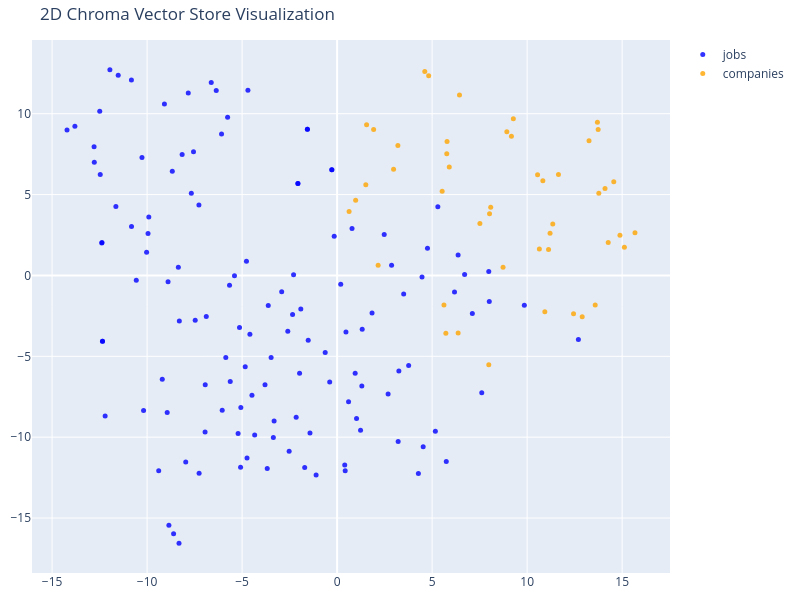

The notebook cell saved with this chart:
### Code cell
tsne = TSNE(n_components=2, random_state=42)
reduced_vectors = tsne.fit_transform(vectors)
fig = go.Figure()

for doc_type, color in type_colors.items():
    indexes = [i for i, t in enumerate(doc_types) if t == doc_type]
    fig.add_trace(
        go.Scatter(
            x=reduced_vectors[indexes, 0],
            y=reduced_vectors[indexes, 1],
            mode="markers",
            name=doc_type,
            marker=dict(size=5, color=color, opacity=0.8),
            text=[
                f"Type: {doc_type}<br>Text: {documents[i][:100]}..." for i in indexes
            ],
            hoverinfo="text",
        )
    )

fig.update_layout(
    title="2D Chroma Vector Store Visualization",
    width=800,
    height=600,
    margin=dict(r=20, b=10, l=10, t=40),
)

fig.show()

### Figure 1 — Plotly figure (JSON) as saved in the notebook; plotly's stock layout.template omitted (floating-point values rounded to 4 significant figures)
{"data": [{"hoverinfo": "text", "marker": {"color": "blue", "opacity": 0.8, "size": 5}, "mode": "markers", "name": "jobs", "text": ["Type: jobs<br>Text: ---\ntitle: \"Agentic AI Engineer – Scientific Discovery\"\ncompany: \"Cyrad Solutions\"\ncompany_file: \"co...", "Type: jobs<br>Text: The position is a software engineering role first. It calls for someone who has built complex produc...", "Type: jobs<br>Text: **What You’ll Do**\n\n\n* Design, build, and deploy AI agents, retrieval systems, and RAG architectures...", "Type: jobs<br>Text: **What We’re Looking For**\n\n\n* Exceptional software engineering ability with a track record of build...", "Type: jobs<br>Text: **Preferred**\n\n\n* Scientific computing or research experience\n* Exposure to computational chemistry,...", "Type: jobs<br>Text: ---\ntitle: \"AI/ML Engineer\"\ncompany: \"Booz Allen Hamilton\"\ncompany_file: \"companies/booz-allen-hamil...", "Type: jobs<br>Text: # AI/ML Engineer\n\n**Job Number: R0246722**\n AI/ML Engineer\n   \n\n  \n\n**The Opportunity:**\n As an expe...", "Type: jobs<br>Text: Join us. The world can’t wait.\n   \n\n  \n\n**You Have:**\n* Experience with data science, ML engineering...", "Type: jobs<br>Text: **Nice If You Have:**\n* Experience with databases such as Qdrant, Milvus, or Elasticsearch\n* Experie...", "Type: jobs<br>Text: **Compensation**\n At Booz Allen, we celebrate your contributions, provide you with opportunities and...", "Type: jobs<br>Text: Salary at Booz Allen is determined by various factors, including but not limited to location, the in...", "Type: jobs<br>Text: **Identity Statement**\n As part of the hiring process, we will ask you to complete an identity verif...", "Type: jobs<br>Text: **Work Model**\n Our people\\-first culture prioritizes the benefits of collaboration, whether it occu...", "Type: jobs<br>Text: **Commitment to Non\\-Discrimination**\n All qualified applicants will receive consideration for emplo...", "Type: jobs<br>Text: ---\ntitle: \"Founding AI Engineer\"\ncompany: \"David Joseph & Company\"\ncompany_file: \"companies/david-j...", "Type: jobs<br>Text: **What you’ll be doing**\n\n* Build AI agents and workflows for real insurance use cases\n* Ship custom...", "Type: jobs<br>Text: **Nice to Haves**\n-----------------\n\n* Prior experience in an AI Product Engineer or Applied AI Engi...", "Type: jobs<br>Text: ---\ntitle: \"AI Engineer\"\ncompany: \"Univera Healthcare\"\ncompany_file: \"companies/univera-healthcare.m...", "Type: jobs<br>Text: * Develops Artificial Intelligence and Machine Learning solutions to solve business problems and imp...", "Type: jobs<br>Text: * Understands ML Operations principles and collaborates with CI/CD and ML Operations engineers for m...", "Type: jobs<br>Text: **Level II (in Addition To Level I Accountabilities)**\n* Contributes to the AI/ML model lifecycle, e...", "Type: jobs<br>Text: **Level III (in Addition To Level II Accountabilities)**\n* Leads the discovery and solutioning proce...", "Type: jobs<br>Text: **Minimum Qualifications**\n NOTE: We include multiple levels of classification differentiated by dem...", "Type: jobs<br>Text: **Level II (in Addition To Level I Qualifications)**\n* Hands\\-on professional experience developing ...", "Type: jobs<br>Text: **Level III (in Addition To Level II Qualifications)**\n* Significant professional experience and kno...", "Type: jobs<br>Text: **Physical Requirements**\n* Ability to orally communicate.\n* Must be able to travel across the enter...", "Type: jobs<br>Text: Equal Opportunity Employer\n   \n\n  \n\n**Compensation Range(s)**\n Level I Min \\- 65,346 Max \\- 117,622\n...", "Type: jobs<br>Text: Please note: The opportunity for remote work may be possible for all jobs posted by the Univera Heal...", "Type: jobs<br>Text: ---\ntitle: \"Staff AI Engineer, GTM Claudification\"\ncompany: \"Anthropic\"\ncompany_file: \"companies/ant...", "Type: jobs<br>Text: **About the role**\n------------------\n\n\n\nAs a Staff AI Engineer on the GTM Claudification team, you ...", "Type: jobs<br>Text: Working closely with sellers, RevOps, and our platform engineering partners, you'll own projects fro...", "Type: jobs<br>Text: * Build and operate autonomous agents that run go\\-to\\-market motions end to end, across areas like ...", "Type: jobs<br>Text: * Architect shared codebases that builders from across go\\-to\\-market contribute to, setting the con...", "Type: jobs<br>Text: **Minimum qualifications**\n--------------------------\n\n\n* Strong programming skills in Python or Typ...", "Type: jobs<br>Text: **Preferred qualifications**\n----------------------------\n\n\n* 8\\+ years in roles such as software en...", "Type: jobs<br>Text: **Representative projects**\n---------------------------\n\n\n\n(Illustrative of the kind of work, not a ...", "Type: jobs<br>Text: Annual Salary:\n\n\n$320,000 \\- $405,000 USD\n\n**Logistics**\n-------------\n\n\n**Minimum education:** Bach...", "Type: jobs<br>Text: **We encourage you to apply even if you do not believe you meet every single qualification.** Not al...", "Type: jobs<br>Text: **Your safety matters to us.** To protect yourself from potential scams, remember that Anthropic rec...", "Type: jobs<br>Text: **How we're different**\n-----------------------\n\n\n\nWe believe that the highest\\-impact AI research w...", "Type: jobs<br>Text: The easiest way to understand our research directions is to read our recent research. This research ...", "Type: jobs<br>Text: ---\ntitle: \"Applied AI Engineer, Beneficial Deployments (Life Sciences)\"\ncompany: \"Anthropic\"\ncompan...", "Type: jobs<br>Text: **About Beneficial Deployments**\n  \n\nBeneficial Deployments ensures AI reaches and benefits the comm...", "Type: jobs<br>Text: You'll work directly with flagship research partners like The Howard Hughes Medical Institute (HHMI)...", "Type: jobs<br>Text: **Responsibilities**\n\n\n* Partner deeply with flagship life sciences research institutions — understa...", "Type: jobs<br>Text: **You Might Be a Good Fit If You Have:**\n\n\n* Deep research experience in life sciences, biomedical r...", "Type: jobs<br>Text: Annual Salary:\n\n\n$280,000 \\- $320,000 USD\n\n**Logistics**\n-------------\n\n\n**Minimum education:** Bach...", "Type: jobs<br>Text: **We encourage you to apply even if you do not believe you meet every single qualification.** Not al...", "Type: jobs<br>Text: **Your safety matters to us.** To protect yourself from potential scams, remember that Anthropic rec...", "Type: jobs<br>Text: **How we're different**\n-----------------------\n\n\n\nWe believe that the highest\\-impact AI research w...", "Type: jobs<br>Text: The easiest way to understand our research directions is to read our recent research. This research ...", "Type: jobs<br>Text: ---\ntitle: \"Generative AI & Machine Learning Engineer\"\ncompany: \"Thomson Reuters\"\ncompany_file: \"com...", "Type: jobs<br>Text: **About The Role**\n As a Generative AI and Machine Learning Engineer, you will be responsible for su...", "Type: jobs<br>Text: * Experiment and Develop: You will drive the end\\-to\\-end model development lifecycle, championing b...", "Type: jobs<br>Text: * Innovate: You will be empowered to try new approaches and learn new technologies. You will foster ...", "Type: jobs<br>Text: **About You**\n You're a good fit for the role of Generative AI \\& Machine Learning Engineer if you h...", "Type: jobs<br>Text: * Master’s or Bachelor’s in a relevant discipline. Relevant experience will be considered in lieu of...", "Type: jobs<br>Text: * Hands on coding experience on AI/ML projects in current role and experience in designing, developi...", "Type: jobs<br>Text: **The following skills and tools are preferred, but not required**\n* 6\\+ years practical experience ...", "Type: jobs<br>Text: * Proficiency in Python and experience delivering minimum viable products in a large enterprise envi...", "Type: jobs<br>Text: **What’s in it For You?**\n* Hybrid Work Model: We’ve adopted a flexible hybrid working environment (...", "Type: jobs<br>Text: * Career Development and Growth: By fostering a culture of continuous learning and skill development...", "Type: jobs<br>Text: * Social Impact: Make an impact in your community with our Social Impact Institute. We offer employe...", "Type: jobs<br>Text: In the United States, Thomson Reuters offers a comprehensive benefits package to our employees. Our ...", "Type: jobs<br>Text: 100% by the employee; Flexible Spending and Health Savings Accounts; fitness reimbursement; access t...", "Type: jobs<br>Text: Thomson Reuters complies with local laws that require upfront disclosure of the expected pay range f...", "Type: jobs<br>Text: **About Us**\n Thomson Reuters informs the way forward by bringing together the trusted content and t...", "Type: jobs<br>Text: We are powered by the talents of 26,000 employees across more than 70 countries, where everyone has ...", "Type: jobs<br>Text: As a global business, we rely on the unique backgrounds, perspectives, and experiences of all employ...", "Type: jobs<br>Text: Thomson Reuters makes reasonable accommodations for applicants with disabilities, including veterans...", "Type: jobs<br>Text: ---\ntitle: \"AI Engineer I\"\ncompany: \"Victra-Verizon Authorized Retailer\"\ncompany_file: \"companies/vi...", "Type: jobs<br>Text: Victra is building its AI engineering capability in\\-house, and this role is where that starts. As a...", "Type: jobs<br>Text: you ship. Our center of gravity is Azure AI Foundry, but the fundamentals you will learn here (APIs,...", "Type: jobs<br>Text: **KEY RESPONSIBILITIES**...", "Type: jobs<br>Text: * Build, test, and deploy AI agents and workflows on Copilot Studio and Azure AI Foundry, following ...", "Type: jobs<br>Text: * Register everything you ship in the agent registry so nothing goes ungoverned\n* Complete the struc...", "Type: jobs<br>Text: **WHAT WE ARE LOOKING FOR**\n\n**REQUIRED**\n\n* Bachelor's degree in computer science, information syst...", "Type: jobs<br>Text: **PREFERRED**\n\n* A background that shows real building: software or application development, scripti...", "Type: jobs<br>Text: **GROWTH PATH**\n\n* A published ladder from AI Engineer I toward senior agent development, backed by ...", "Type: jobs<br>Text: ---\ntitle: \"AI/ML Engineer\"\ncompany: \"Optum\"\ncompany_file: \"companies/optum.md\"\nlocation: \"Minnetonk...", "Type: jobs<br>Text: **Our Company**\n Optum is a global organization that delivers care, aided by technology to help mill...", "Type: jobs<br>Text: **Caring. Connecting. Growing together.**\n**Position Summary**\n As an\n **AI/ML Engineer** \n , you wi...", "Type: jobs<br>Text: You'll enjoy the flexibility to telecommute\\* from anywhere within the U.S. as you take on some toug...", "Type: jobs<br>Text: **Primary Responsibilities**\n* Design, develop, and validate machine learning models using GenAI (LL...", "Type: jobs<br>Text: * Leverage enterprise\\-approved AI tools to streamline developer workflows, automate tasks, and driv...", "Type: jobs<br>Text: You'll be rewarded and recognized for your performance in an environment that will challenge you and...", "Type: jobs<br>Text: **Preferred Qualifications**\n* Bachelor's degree or equivalent experience\n* Strong analytical, quant...", "Type: jobs<br>Text: Pay is based on several factors including but not limited to local labor markets, education, work ex...", "Type: jobs<br>Text: ***Application Deadline:** \n This will be posted for a minimum of 2 business days or until a suffici...", "Type: jobs<br>Text: *UnitedHealth Group is an Equal Employment Opportunity employer under applicable law and qualified a...", "Type: jobs<br>Text: ---\ntitle: \"Applied AI Software Engineer, GTM Growth Engineering\"\ncompany: \"OpenAI\"\ncompany_file: \"c...", "Type: jobs<br>Text: Our work brings together software engineering, applied AI, product, data, and GTM operations. We mea...", "Type: jobs<br>Text: You will partner with Engineering, Product, Data Science, Sales, and B2B Marketing to turn real\\-wor...", "Type: jobs<br>Text: * Own the production improvement loop across agent behavior, customer and operator feedback, evaluat...", "Type: jobs<br>Text: * Build backend services, APIs, data models, and feedback pipelines that make agent behavior observa...", "Type: jobs<br>Text: **You might be a great fit if you have:**...", "Type: jobs<br>Text: * 4\\+ years of software, backend, applied AI, or product\\-engineering experience building reliable p...", "Type: jobs<br>Text: * Comfort working across model behavior, context, knowledge, tools, workflow state, and human\\-in\\-t...", "Type: jobs<br>Text: **You Might Thrive If**\n\n\n* You want to build AI systems that improve from real usage instead of sto...", "Type: jobs<br>Text: **Nice to Have**\n\n\n* Experience building agent evaluation, observability, experimentation, or AI inf...", "Type: jobs<br>Text: We are an equal opportunity employeration, or other applicable legally protected characteristic.\n\n  ...", "Type: jobs<br>Text: ---\ntitle: \"AI Engineer\"\ncompany: \"T12 Technologies\"\ncompany_file: \"companies/t12-technologies.md\"\nl...", "Type: jobs<br>Text: You are the builder. Working to the architect's design, you construct the Claude workflows that read...", "Type: jobs<br>Text: * **Invoice automation build.** Build Claude invoice intake, extraction and GL coding workflows, tun...", "Type: jobs<br>Text: * **Monitoring automation.** Build Claude\\-assisted analysis and duplicate saved searches, producing...", "Type: jobs<br>Text: **Required — references and work samples**  \n\nThere is no universal certification for this role, so ...", "Type: jobs<br>Text: **Required — experience**  \n\n* 2\\+ years building production workflows on LLM APIs — Anthropic Claud...", "Type: jobs<br>Text: **Preferred**  \n\n* SuiteScript 2\\.x or prior NetSuite / ERP integration experience.\n* AP, finance, o...", "Type: jobs<br>Text: ---\ntitle: \"AI Engineer\"\ncompany: \"CoreWeave\"\ncompany_file: \"companies/coreweave.md\"\nlocation: \"Livi...", "Type: jobs<br>Text: The Field Engineering organization at CoreWeave supports the clients running some of the largest AI ...", "Type: jobs<br>Text: ### **About the Role:**\n\n\n\nAs an AI Engineer, you'll design, build, and operate systems that enginee...", "Type: jobs<br>Text: * Build and evaluate retrieval over a large body of historical support data, measured against how ex...", "Type: jobs<br>Text: * Hands\\-on experience with agent patterns: tool and function calling, multi\\-step orchestration, an...", "Type: jobs<br>Text: ### **Preferred:**\n\n\n* Experience building conversational or chat\\-based interfaces for internal use...", "Type: jobs<br>Text: * You can tell the difference between the thing that's interesting and the thing that's urgent, and ...", "Type: jobs<br>Text: **What We Offer**\n\n\n\nThe range we've posted represents the typical compensation range for this role....", "Type: jobs<br>Text: * Medical, dental, and vision insurance \\- 100% paid for by CoreWeave\n* Company\\-paid Life Insurance...", "Type: jobs<br>Text: **California Applicants**\n\n\n\nCalifornia Consumer Privacy Act\n\n\n**Equal Opportunity \\& Accommodations...", "Type: jobs<br>Text: **Export Control Compliance**\n\n\n\nThis position requires access to export controlled information. To ...", "Type: jobs<br>Text: ---\ntitle: \"AI Engineer – Center of Excellence\"\ncompany: \"Aderant\"\ncompany_file: \"companies/aderant....", "Type: jobs<br>Text: At Aderant, the “A” is more than just a letter. It is a representation of how we fulfill our foundat...", "Type: jobs<br>Text: **Role Description** \n The AI Engineer will design, develop, and deploy AI\\-powered solutions as par...", "Type: jobs<br>Text: * Collaborate with product and engineering teams to identify opportunities and integrate AI features...", "Type: jobs<br>Text: **Qualifications**\n* 1\\-3 years of experience in AI/ML engineering, data science, or related fields....", "Type: jobs<br>Text: ---\ntitle: \"AI Engineer (Early Career)\"\ncompany: \"Embedding VC\"\ncompany_file: \"companies/embedding-v...", "Type: jobs<br>Text: **What You'll Do**\n\n* Build and ship product features across the stack on our new AI agent product.\n..."], "type": "scatter", "x": [4.756, -6.886, -7.468, -8.304, -10.57, 8.009, 2.684, -2.154, -9.202, -7.673, -7.273, 7.613, -8.674, -12.49, 4.468, 1.32, 1.839, 6.178, 1.024, 1.234, 0.4016, 0.4251, -2.525, -1.706, -1.105, -12.47, -12.78, -12.79, 0.7854, -0.1534, -3.624, -2.917, -2.292, -5.067, -6.941, -8.356, -12.37, -12.35, -1.563, -2.064, -0.2781, 2.479, -4.771, -5.401, -5.662, -8.897, -12.39, -12.35, -1.563, -2.063, -0.2785, 5.301, 1.301, -4.589, -5.137, -8.942, -5.211, -1.429, -4.339, -6.949, -8.156, -7.558, -6.082, -7.834, -9.088, -11.64, -4.693, -5.763, -6.361, -6.624, 6.71, 5.17, 4.278, -12.21, 4.529, 5.745, -4.741, -5.08, -1.976, 7.116, 3.765, 3.25, -10.27, 0.6027, 3.213, -3.315, -3.677, -10.82, -14.21, -13.8, 2.867, -1.521, -2.595, -1.911, -2.344, -10.19, -4.481, -5.858, -4.836, -3.473, -10.03, 7.981, -8.853, -8.605, -8.321, -7.263, -7.967, -9.389, 6.368, 0.1904, -0.6271, -3.795, -6.047, -5.624, -9.951, -9.911, -10.83, -11.52, -11.96, 9.853, 12.7, 0.9506, -0.3895, -3.356, 3.502, 0.4651], "y": [1.687, -2.543, -2.772, -2.817, -0.2981, -1.612, -7.324, -8.771, -6.426, 5.088, 4.35, -7.255, 6.44, 10.16, -0.09127, -3.33, -2.315, -1.021, -8.846, -9.57, -11.73, -12.08, -10.86, -11.88, -12.34, 6.236, 7.005, 7.95, 2.899, 2.427, -1.86, -1.004, 0.04846, -8.168, -6.751, 0.5022, 2.032, -4.066, 9.039, 5.685, 6.543, 2.524, 0.8713, -0.02619, -0.6121, -0.3865, 2.001, -4.066, 9.039, 5.684, 6.543, 4.247, -6.829, -3.629, -3.216, -8.479, -9.778, -9.745, -9.868, -9.674, 7.479, 7.646, 8.743, 11.29, 10.61, 4.26, 11.45, 9.776, 11.43, 11.93, 0.05115, -9.64, -12.24, -8.692, -10.6, -11.5, -11.28, -11.85, -6.05, -2.351, -5.567, -5.911, 7.294, -7.807, -10.26, -9.001, -11.94, 3.026, 8.997, 9.221, 0.6252, -4.015, -3.444, -2.072, -2.422, -8.348, -7.41, -5.081, -5.64, -5.073, 1.429, 0.2506, -15.45, -15.98, -16.56, -12.22, -11.53, -12.08, 1.264, -0.5446, -4.758, -6.763, -8.336, -6.557, 2.6, 3.609, 12.09, 12.38, 12.72, -1.85, -3.954, -6.05, -6.59, -10.02, -1.149, -3.493]}, {"hoverinfo": "text", "marker": {"color": "orange", "opacity": 0.8, "size": 5}, "mode": "markers", "name": "companies", "text": ["Type: companies<br>Text: ---\ncompany: \"CoreWeave\"\nresearched_at: \"2026-09-14_1417\"\n---\n\n# CoreWeave\n\n## Overview\nCoreWeave is...", "Type: companies<br>Text: ## Products and Services\nCoreWeave’s main offering is its cloud platform for AI workloads, including...", "Type: companies<br>Text: ## AI Focus\nCoreWeave builds and operates infrastructure specifically for GenAI and AI workloads, so...", "Type: companies<br>Text: ---\ncompany: \"Anthropic\"\nresearched_at: \"2026-09-14_1417\"\n---\n\n# Anthropic\n\n## Overview\nAnthropic is...", "Type: companies<br>Text: ## Products and Services\nAnthropic’s main product is Claude, its AI assistant/model family. The comp...", "Type: companies<br>Text: ## Funding and Ownership\nAnthropic is a public benefit corporation and a private, venture-backed com...", "Type: companies<br>Text: ## AI Focus\nAnthropic focuses on building reliable, interpretable, and steerable AI systems, with sa...", "Type: companies<br>Text: ## Sources\n- https://www.anthropic.com/company\n- https://www.anthropic.com/company/leadership\n- http...", "Type: companies<br>Text: ---\ncompany: \"Thomson Reuters\"\nresearched_at: \"2026-09-14_1417\"\n---\n\n# Thomson Reuters\n\n## Overview\n...", "Type: companies<br>Text: ## Funding and Ownership\nThomson Reuters is a public company listed on TSX/Nasdaq under TRI. Its 202...", "Type: companies<br>Text: ## AI Focus\nThomson Reuters describes itself as an AI and technology company and says it uses AI to ...", "Type: companies<br>Text: ## Sources\n- https://www.thomsonreuters.com/en/about-us\n- https://investors.thomsonreuters.com/finan...", "Type: companies<br>Text: ---\ncompany: \"T12 Technologies\"\nresearched_at: \"2026-09-14_1417\"\n---\n\n# T12 Technologies\n\n## Overvie...", "Type: companies<br>Text: ## Products and Services\nT12 Technologies appears to provide technology services rather than a singl...", "Type: companies<br>Text: ## AI Focus\nThe AI Engineer posting shows that T12 Technologies is building an AI-enabled invoice ex...", "Type: companies<br>Text: ## Sources\n- https://www.indeed.com/viewjob?jk=93d04b43886e5805\n- https://www.indeed.com/cmp/T12-Tec...", "Type: companies<br>Text: ---\ncompany: \"OpenAI\"\nresearched_at: \"2026-09-14_1417\"\n---\n\n# OpenAI\n\n## Overview\nOpenAI is an AI re...", "Type: companies<br>Text: ## Funding and Ownership\nOpenAI is now structured as a public benefit corporation, OpenAI Group PBC,...", "Type: companies<br>Text: ## AI Focus\nOpenAI builds and deploys advanced AI models and products for both consumers and enterpr...", "Type: companies<br>Text: ---\ncompany: \"Univera Healthcare\"\nresearched_at: \"2026-09-14_1417\"\n---\n\n# Univera Healthcare\n\n## Ove...", "Type: companies<br>Text: ## Funding and Ownership\nUnivera Healthcare is a nonprofit organization and is part of The Lifetime ...", "Type: companies<br>Text: ## AI Focus\nUnivera Healthcare’s job posting for an AI Engineer in Buffalo says the role is part of ...", "Type: companies<br>Text: ---\ncompany: \"Booz Allen Hamilton\"\nresearched_at: \"2026-09-14_1417\"\n---\n\n# Booz Allen Hamilton\n\n## O...", "Type: companies<br>Text: ## Products and Services\nBooz Allen provides consulting, analysis, and engineering services, with a ...", "Type: companies<br>Text: ## AI Focus\nBooz Allen emphasizes end-to-end AI services for federal and commercial missions, includ...", "Type: companies<br>Text: ## Sources\n- https://www.sec.gov/Archives/edgar/data/1443646/000162828026037521/bah-20260331.htm\n- h...", "Type: companies<br>Text: ---\ncompany: \"David Joseph & Company\"\nresearched_at: \"2026-09-14_1417\"\n---\n\n# David Joseph & Company...", "Type: companies<br>Text: ## Products and Services\nOn its LinkedIn page, David Joseph & Company says it provides HR-related se...", "Type: companies<br>Text: ## Funding and Ownership\nDavid Joseph & Company itself is listed as privately held on LinkedIn. The ...", "Type: companies<br>Text: ## Sources\n- https://www.linkedin.com/company/david-joseph-inc\n- https://www.linkedin.com/jobs/view/...", "Type: companies<br>Text: ---\ncompany: \"Aderant\"\nresearched_at: \"2026-09-14_1417\"\n---\n\n# Aderant\n\n## Overview\nAderant is a leg...", "Type: companies<br>Text: ## Funding and Ownership\nAderant is not publicly traded on its own; it is part of Roper Technologies...", "Type: companies<br>Text: ## AI Focus\nAderant is actively building AI into both its products and internal engineering workflow...", "Type: companies<br>Text: ## Sources\n- https://www.aderant.com/about-aderant/\n- https://www.aderant.com/connect/\n- https://www...", "Type: companies<br>Text: ---\ncompany: \"Optum\"\nresearched_at: \"2026-09-14_1417\"\n---\n\n# Optum\n\n## Overview\nOptum is a health se...", "Type: companies<br>Text: ## Products and Services\nOptum’s main offerings span healthcare services and operations, including O...", "Type: companies<br>Text: ## AI Focus\nOptum’s public materials show a strong focus on data, analytics, and AI in healthcare. I...", "Type: companies<br>Text: ---\ncompany: \"Cyrad Solutions\"\nresearched_at: \"2026-09-14_1417\"\n---\n\n# Cyrad Solutions\n\n## Overview\n...", "Type: companies<br>Text: ## Funding and Ownership\nCyRAD Solutions is privately held and appears to be an independent company,...", "Type: companies<br>Text: ## Sources\n- https://www.linkedin.com/company/cyrad-solutions\n- https://cyrad.io/careers/\n- https://...", "Type: companies<br>Text: ---\ncompany: \"Victra-Verizon Authorized Retailer\"\nresearched_at: \"2026-09-14_1417\"\n---\n\n# Victra-Ver...", "Type: companies<br>Text: ## Funding and Ownership\nVictra is a private company backed by private equity and operated independe...", "Type: companies<br>Text: ## Sources\n- https://victra.com/frequently-asked-questions/\n- https://victra.com/contact/\n- https://...", "Type: companies<br>Text: ---\ncompany: \"Embedding VC\"\nresearched_at: \"2026-09-14_1417\"\n---\n\n# Embedding VC\n\n## Overview\nEmbedd...", "Type: companies<br>Text: ## Products and Services\nEmbedding VC’s core business is venture investing and company-building supp...", "Type: companies<br>Text: ## Funding and Ownership\nEmbedding VC appears to be a private venture capital firm rather than a pub...", "Type: companies<br>Text: ## AI Focus\nEmbedding VC is explicitly AI-focused, investing at the frontier of AI and hiring for ro..."], "type": "scatter", "x": [8.022, 8.083, 7.513, 1.51, 0.9757, 1.922, 0.6308, 1.552, 5.771, 5.786, 5.528, 5.903, 10.83, 10.55, 8.733, 11.65, 2.971, 3.198, 2.159, 4.613, 4.819, 5.623, 9.274, 8.932, 7.982, 9.174, 14.27, 15.12, 14.88, 15.68, 12.44, 13.58, 10.93, 12.9, 6.369, 6.439, 5.723, 14.1, 13.77, 14.56, 13.7, 13.26, 13.74, 11.21, 11.13, 11.35, 10.64], "y": [3.808, 4.212, 3.21, 5.612, 4.655, 9.024, 3.948, 9.325, 7.522, 8.28, 5.207, 6.703, 5.858, 6.228, 0.5055, 6.242, 6.574, 8.031, 0.623, 12.61, 12.34, -1.83, 9.688, 8.883, -5.515, 8.604, 2.039, 1.744, 2.48, 2.645, -2.367, -1.825, -2.242, -2.549, -3.565, 11.15, -3.572, 5.383, 5.076, 5.791, 9.477, 8.326, 9.021, 2.609, 1.611, 3.181, 1.633]}], "layout": {"height": 600, "margin": {"b": 10, "l": 10, "r": 20, "t": 40}, "title": {"text": "2D Chroma Vector Store Visualization"}, "width": 800}}
